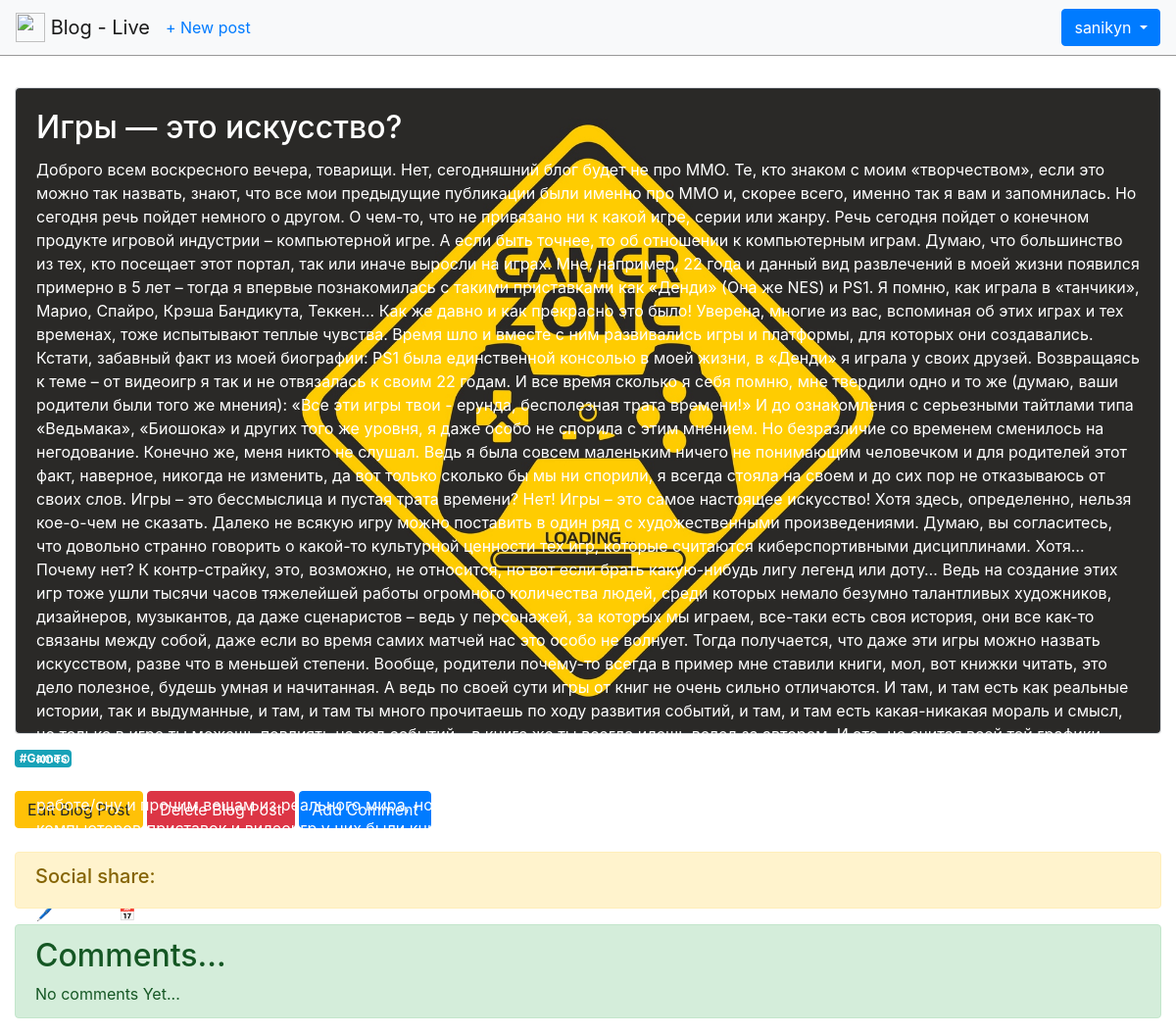
Screenshot of /post/54/ (signed in) with the database file from the repository.
### blog/models.py (models this page shows, shortened)
class Post(models.Model):
    title = models.CharField(max_length=200, null=True)
    header_image = models.ImageField(null=True, blank=True, upload_to="images/")
    author = models.ForeignKey(
        'auth.User',
        on_delete=models.CASCADE,
        null=True
    )
    date = models.DateTimeField(auto_now_add=True, null=True)
    body = models.TextField()
    tags = TaggableManager()
    class Meta:
        ordering = ['-date']

### blog/views.py (the view)
# urls.py: path('post/<int:pk>/', BlogDetailView.as_view(), name='post_detail'),
class BlogDetailView(DetailView):
    model = Post
    template_name = 'post_detail.html'

### templates/post_detail.html (shortened to what this page needs)
{% extends 'base.html' %}
{% load social_share %}
{% block content %}
<div class="card mb-3">
    {% if post.header_image %}
    <div class="card bg-dark text-white">
        <img src="{{ post.header_image.url}}" class="card-img-top" alt="{{ post.title }}">
        <div class="card-img-overlay">
            <h2 class="card-title">{{ post.title }}</h2>
            <p class="card-text">{{ post.body }}</p>
            <p class="card-text"><small class="text-white"> &#128394; {{ post.author }} | &#128197; {{ post.date }}</small></p>
        </div>
    </div>
    {% else %}
    <div class="card-body">
        <h2 class="card-title">{{ post.title }}</h2>
        <p class="card-text">{{ post.body }}</p>
        <p class="card-text"><small class="text-muted"> &#128394; {{ post.author }} | &#128197; {{ post.date }}</small></p>
    </div>
    {% endif %}
</div>
<div>
    {% for tag in post.tags.all %}
    <a class="badge badge-info"> #{{ tag }}</a>
    {% endfor %}
</div><br>
<div>
    {% if user.is_authenticated %}
    <a href="{% url 'post_edit' post.pk %}">
        <button type="button" class="btn btn-warning">Edit Blog Post</button>
    </a>
    <a href="{% url 'post_delete' post.pk %}">
        <button type="button" class="btn btn-danger">Delete Blog Post</button>
    </a>
    <a href="{% url 'add_comment'  post.pk%}">
        <button type="button" class="btn btn-primary">Add Comment</button>
    </a>
    {% endif %}
    <br><br>
    <div class="alert alert-warning" role="alert">
        <h5>Social share:</h5>
    </div>
</div>
<div class="alert alert-success" role="alert">
    <h2> Comments... </h2>
    <main>
        {% if not post.comments.all%}
        No comments Yet...
        {%endif%}
    </main>
</div>
{% endblock content %}

### templates/base.html (shortened to what this page needs)
{% load static %}
<html>
<head>
    <link href="{% static 'css/base.css' %}" rel="stylesheet">
    <link rel="stylesheet" href="https://cdn.jsdelivr.net/npm/bootstrap@4.6.1/dist/css/bootstrap.min.css"
>
</head>
<body>
<div>
    <header>
        <nav class="navbar navbar-light bg-light">
            <a class="navbar-brand" href="{% url 'home' %}">
                <img src="https://img.icons8.com/doodle/48/000000/summer.png" width="30" height="30" class="d-inline-block align-top" alt="">
                Blog - Live</a>
            {% if user.is_authenticated %}
            <ul class="navbar-nav mr-auto">
                <li class="nav-item">
                    <a href="{% url 'post_new' %}">+ New post</a>
                </li>
            </ul>
            <div class="dropdown ml-auto">
                <button class="btn btn-primary dropdown-toggle" data-toggle="dropdown" role="button"
                        aria-expanded="false">
                    {{ user.username }}
                </button>
                {% endif %}
            </div>
        </nav>
    </header>
    <main>
        <div class="container-fluid">
            {% block content %}
            {% endblock content %}
        </div>
    </main>
</div>
</body>
</html>

### static/css/base.css (style rules this page uses)
body { font-family: 'Source Sans Pro', sans-serif; font-size: 18px; }
header { border-bottom: 1px solid #999; margin-bottom: 2rem; display: flex; }

### rows the page displays
Post: header_image (picture), title "Игры — это искусство?", body "Доброго всем воскресного вечера, товарищи. Нет, сегодняшний блог будет не про ММО. Те, кто знаком с моим «творчеством», если это можно так назвать, знают, что все мои предыдущие публикации были именно про ММО и, скорее всего, именно так я вам и запомнилась. Но сегодня речь пойдет немного о другом. О чем-то, что не привязано ни к какой игре, серии или жанру. Речь сегодня пойдет о конечном продукте игровой индустрии – компьютерной игре. А если быть точнее, то об отношении к компьютерным играм. Думаю, что большинство из тех, кто посещает этот портал, так или иначе выросли на играх. Мне, например, 22 года и данный вид развлечений в моей жизни появился примерно в 5 лет – тогда я впервые…"
Tag: name "Games"

### other values shown
{{ user.username }} "sanikyn"
